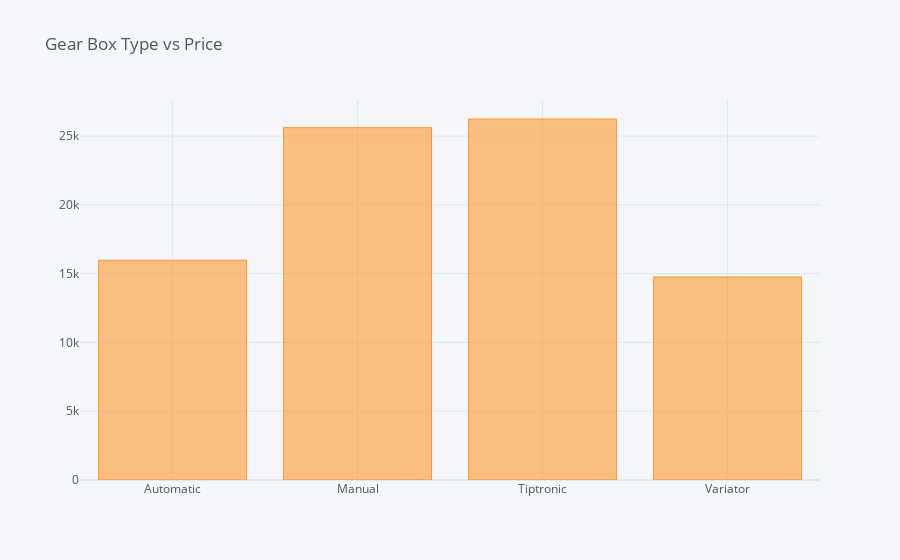

Write notebook code for a chart like this one.
### Code cell
gear = df.groupby(df['gear_box_type'])['Price'].mean() 
df_gear = pd.DataFrame({'labels': gear.index, 'values': gear.values}) 
df_gear.iplot(kind='bar', title='Gear Box Type vs Price', x='labels', y='values')

### Figure 1 — Plotly figure (JSON) as saved in the notebook; plotly's stock layout.template omitted (floating-point values rounded to 4 significant figures)
{"data": [{"marker": {"color": "rgba(255, 153, 51, 0.6)", "line": {"color": "rgba(255, 153, 51, 1.0)", "width": 1}}, "name": "values", "orientation": "v", "text": "", "type": "bar", "x": ["Automatic", "Manual", "Tiptronic", "Variator"], "y": [15970.0, 25610.0, 26240.0, 14760.0]}], "layout": {"legend": {"bgcolor": "#F5F6F9", "font": {"color": "#4D5663"}}, "paper_bgcolor": "#F5F6F9", "plot_bgcolor": "#F5F6F9", "title": {"font": {"color": "#4D5663"}, "text": "Gear Box Type vs Price"}, "xaxis": {"gridcolor": "#E1E5ED", "showgrid": true, "tickfont": {"color": "#4D5663"}, "title": {"font": {"color": "#4D5663"}, "text": ""}, "zerolinecolor": "#E1E5ED"}, "yaxis": {"gridcolor": "#E1E5ED", "showgrid": true, "tickfont": {"color": "#4D5663"}, "title": {"font": {"color": "#4D5663"}, "text": ""}, "zerolinecolor": "#E1E5ED"}}}
